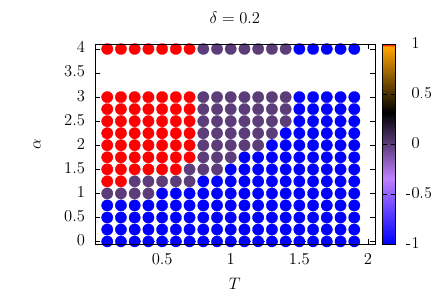

This chart was generated by the following gnuplot code:
#!/usr/bin/gnuplot
OUTFILENAME="Alpha_T__Kappa"

#########################################################################
mpl_top    = 0.44 #inch  outer top margin, title goes here
mpl_bot    = 0.54 #inch  outer bottom margin, x label goes here
mpl_left   = 0.95 #inch  outer left margin, y label goes here
mpl_right  = 0.68 #inch  outer right margin, y2 label goes here
mpl_height = 2.0 #inch  height of individual plots
mpl_width  = 2.0*(7.0/5) #inch  width of individual plots
mpl_dx     = 0.65 #inch  inter-plot horizontal spacing
mpl_dy     = 0.1 #inch  inter-plot vertical spacing
mpl_ny     = 1   #number of rows
mpl_nx     = 1   #number of columns

# calculate full dimensions
xsize = mpl_left+mpl_right+(mpl_width*mpl_nx)+(mpl_nx-1)*mpl_dx
ysize = mpl_top+mpl_bot+(mpl_ny*mpl_height)+(mpl_ny-1)*mpl_dy

# placement functions
#   rows are numbered from bottom to top
bot(n) = (mpl_bot+(n-1)*mpl_height+(n-1)*mpl_dy)/ysize
top(n)  = 1-((mpl_top+(mpl_ny-n)*(mpl_height+mpl_dy))/ysize)
#   columns are numbered from left to right
left(n) = (mpl_left+(n-1)*mpl_width+(n-1)*mpl_dx)/xsize
right(n)  = 1-((mpl_right+(mpl_nx-n)*(mpl_width+mpl_dx))/xsize)



#set ter epslatex standalone color colortext 12 dl 1.5 size xsize,ysize #header "\\usepackage{cmbright}"
set term epslatex size xsize,ysize standalone color colortext 12 dl 3 header '\usepackage{grffile} \newcommand{\hl}[1]{\setlength{\fboxsep}{0.75pt}\colorbox{white}{#1}}'

set out sprintf("%s.tex",OUTFILENAME)
set tics scale 1.2

#########################################################################

################   Plot 1 top  ################   

r=1
c=1

set lmargin at screen left(c)
set rmargin at screen right(c)

set tmargin at screen top(r)
set bmargin at screen bot(r)

### X
xmin=0.01
xmax=2.05
set xrange [xmin:xmax]
set xlabel "$T$"
set format x "$%g$"
#set logscale x


### X
ymin=-0.05
ymax=4.1
set yrange [ymin:ymax]
set ylabel "$\\alpha$"
set format y "$%g$"

### colorbar
#set cbrange [-1:1]

set title "$\\delta = 0.2$"

#load "moreland.pal"
load "MyMoreland.pal"
#set palette gray
plot \
"Alpha_T__Kappa.dat" u 1:2:3 with circles lc palette fs transparent solid t ""#, \
#"Alpha_T__Kappa.dat" u 1:2:(sprintf("%g",$3) ) with labels

#unset label
#unset xlabel
#unset ylabel

set output
system(sprintf("latex %s.tex", OUTFILENAME))
system(sprintf("dvipdf %s.dvi", OUTFILENAME))
system('rm -f *.aux *dvi *tex *log *eps')
set print "-"
print sprintf("okular	%s.pdf &",OUTFILENAME)
